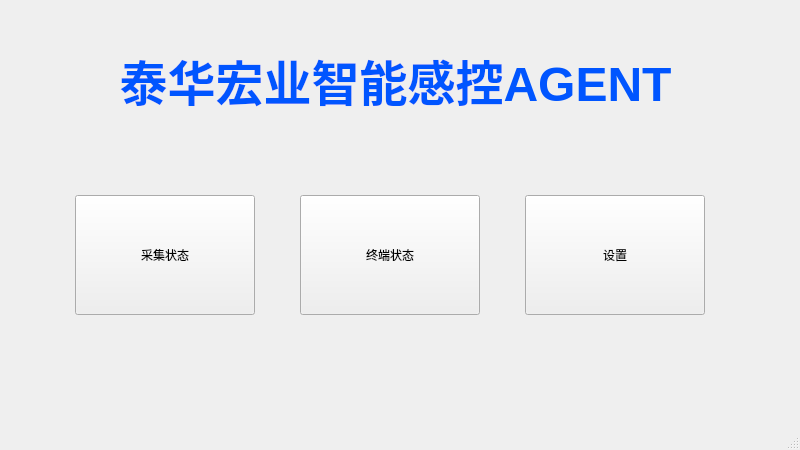
<?xml version="1.0" encoding="UTF-8"?>
<ui version="4.0">
 <class>MainWindow</class>
 <widget class="QMainWindow" name="MainWindow">
  <property name="geometry">
   <rect>
    <x>0</x>
    <y>0</y>
    <width>800</width>
    <height>450</height>
   </rect>
  </property>
  <property name="windowTitle">
   <string>MainWindow</string>
  </property>
  <widget class="QWidget" name="centralwidget">
   <widget class="QLabel" name="label">
    <property name="geometry">
     <rect>
      <x>90</x>
      <y>30</y>
      <width>611</width>
      <height>101</height>
     </rect>
    </property>
    <property name="styleSheet">
     <string notr="true">font: 75 50pt &quot;楷体&quot;;</string>
    </property>
    <property name="text">
     <string>&lt;html&gt;&lt;head/&gt;&lt;body&gt;&lt;p align=&quot;center&quot;&gt;&lt;span style=&quot; font-size:36pt; font-weight:600; color:#0055ff;&quot;&gt;泰华宏业智能感控AGENT&lt;/span&gt;&lt;/p&gt;&lt;/body&gt;&lt;/html&gt;</string>
    </property>
    <property name="alignment">
     <set>Qt::AlignCenter</set>
    </property>
    <property name="wordWrap">
     <bool>false</bool>
    </property>
    <property name="margin">
     <number>0</number>
    </property>
   </widget>
   <widget class="QWidget" name="layoutWidget">
    <property name="geometry">
     <rect>
      <x>50</x>
      <y>170</y>
      <width>681</width>
      <height>171</height>
     </rect>
    </property>
    <layout class="QHBoxLayout" name="horizontalLayout" stretch="0,0,0">
     <property name="spacing">
      <number>20</number>
     </property>
     <item>
      <widget class="QPushButton" name="pushButton">
       <property name="enabled">
        <bool>true</bool>
       </property>
       <property name="maximumSize">
        <size>
         <width>180</width>
         <height>120</height>
        </size>
       </property>
       <property name="styleSheet">
        <string notr="true">font: 9pt &quot;Agency FB&quot;;
font: 75 20pt &quot;楷体&quot;;</string>
       </property>
       <property name="text">
        <string>采集状态</string>
       </property>
       <property name="autoDefault">
        <bool>true</bool>
       </property>
       <property name="default">
        <bool>false</bool>
       </property>
       <property name="flat">
        <bool>false</bool>
       </property>
      </widget>
     </item>
     <item>
      <widget class="QPushButton" name="pushButton_2">
       <property name="enabled">
        <bool>true</bool>
       </property>
       <property name="maximumSize">
        <size>
         <width>180</width>
         <height>120</height>
        </size>
       </property>
       <property name="styleSheet">
        <string notr="true">font: 75 20pt &quot;楷体&quot;;</string>
       </property>
       <property name="text">
        <string>终端状态</string>
       </property>
       <property name="autoDefault">
        <bool>true</bool>
       </property>
       <property name="default">
        <bool>false</bool>
       </property>
       <property name="flat">
        <bool>false</bool>
       </property>
      </widget>
     </item>
     <item>
      <widget class="QPushButton" name="pushButton_3">
       <property name="enabled">
        <bool>true</bool>
       </property>
       <property name="maximumSize">
        <size>
         <width>180</width>
         <height>120</height>
        </size>
       </property>
       <property name="styleSheet">
        <string notr="true">font: 75 20pt &quot;楷体&quot;;</string>
       </property>
       <property name="text">
        <string>设置</string>
       </property>
       <property name="autoDefault">
        <bool>true</bool>
       </property>
       <property name="default">
        <bool>false</bool>
       </property>
       <property name="flat">
        <bool>false</bool>
       </property>
      </widget>
     </item>
    </layout>
   </widget>
  </widget>
  <widget class="QMenuBar" name="menubar">
   <property name="geometry">
    <rect>
     <x>0</x>
     <y>0</y>
     <width>800</width>
     <height>25</height>
    </rect>
   </property>
  </widget>
  <widget class="QStatusBar" name="statusbar"/>
 </widget>
 <resources/>
 <connections/>
</ui>
